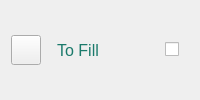
                  <widget class="QWidget" name="R8" native="true">
                   <property name="styleSheet">
                    <string notr="true">QWidget#R8{background: #E4E4E4; border: 1px solid transparent; border-radius: 3px;}</string>
                   </property>
                   <layout class="QHBoxLayout" name="horizontalLayout_12">
                    <item>
                     <widget class="QPushButton" name="pushButton_7">
                      <property name="minimumSize">
                       <size>
                        <width>30</width>
                        <height>30</height>
                       </size>
                      </property>
                      <property name="maximumSize">
                       <size>
                        <width>30</width>
                        <height>30</height>
                       </size>
                      </property>
                      <property name="text">
                       <string/>
                      </property>
                      <property name="icon">
                       <iconset resource="img.qrc">
                        <normaloff>:/images/scan.svg</normaloff>:/images/scan.svg</iconset>
                      </property>
                     </widget>
                    </item>
                    <item>
                     <spacer name="horizontalSpacer_31">
                      <property name="orientation">
                       <enum>Qt::Horizontal</enum>
                      </property>
                      <property name="sizeType">
                       <enum>QSizePolicy::Fixed</enum>
                      </property>
                      <property name="sizeHint" stdset="0">
                       <size>
                        <width>10</width>
                        <height>20</height>
                       </size>
                      </property>
                     </spacer>
                    </item>
                    <item>
                     <widget class="QPushButton" name="pushButton_16">
                      <property name="minimumSize">
                       <size>
                        <width>0</width>
                        <height>30</height>
                       </size>
                      </property>
                      <property name="maximumSize">
                       <size>
                        <width>16777215</width>
                        <height>30</height>
                       </size>
                      </property>
                      <property name="styleSheet">
                       <string notr="true">QPushButton{background: transparent; border: none; color: #1B7A6B; font-family: 'segoe ui'; font-size: 16px; }</string>
                      </property>
                      <property name="text">
                       <string>To Fill</string>
                      </property>
                     </widget>
                    </item>
                    <item>
                     <spacer name="horizontalSpacer_32">
                      <property name="orientation">
                       <enum>Qt::Horizontal</enum>
                      </property>
                      <property name="sizeHint" stdset="0">
                       <size>
                        <width>40</width>
                        <height>20</height>
                       </size>
                      </property>
                     </spacer>
                    </item>
                    <item>
                     <widget class="Switch" name="scanner_sw_6">
                      <property name="text">
                       <string/>
                      </property>
                     </widget>
                    </item>
                    <item>
                     <spacer name="horizontalSpacer_33">
                      <property name="orientation">
                       <enum>Qt::Horizontal</enum>
                      </property>
                      <property name="sizeType">
                       <enum>QSizePolicy::Fixed</enum>
                      </property>
                      <property name="sizeHint" stdset="0">
                       <size>
                        <width>10</width>
                        <height>20</height>
                       </size>
                      </property>
                     </spacer>
                    </item>
                   </layout>
                  </widget>
